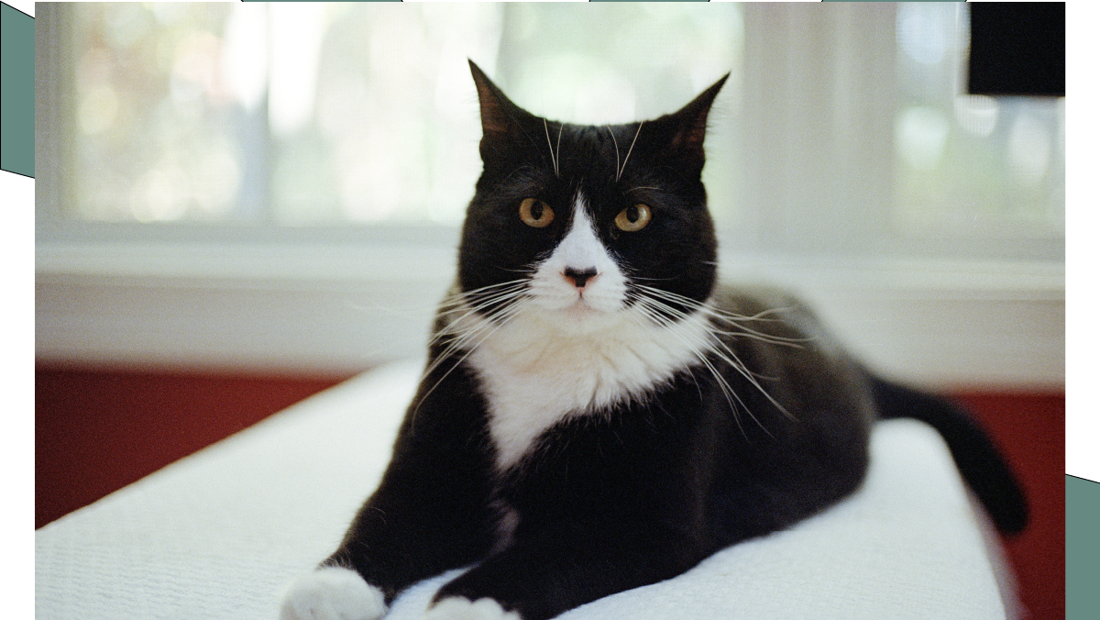
#> input picture python/jobsheet4/src/kucingCape.png, 1100 x 620 px, found by its file name
$ python ukurKinerja3.py
#> lines starting #> are read from the running program, lines starting #| are printed output that depends on the picture; after the words box and inside, x2 and y2 are one past the last pixel; in counts of white or black regions, pixels touching at a corner belong together
import cv2

path_gambar = r'C:\Raiya Yusuf Priatmojo\Praktik Penginderaan Visual Robot\python\jobsheet4\src\kucingCape.png'

citra = cv2.imread(path_gambar, cv2.IMREAD_GRAYSCALE)
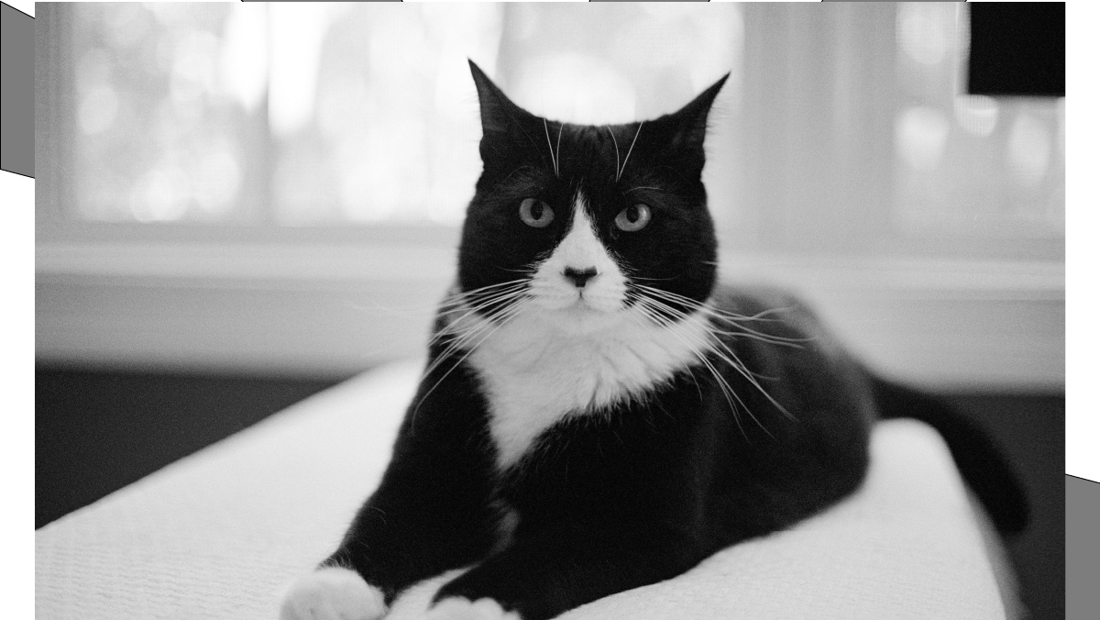
#> citra: shape (620, 1100); min 0, max 255, mean 150

if citra is None:
    print(f"Tidak dapat membaca gambar: {path_gambar}")
else:
    ambang, biner = cv2.threshold(citra, 0, 255, cv2.THRESH_BINARY + cv2.THRESH_OTSU)
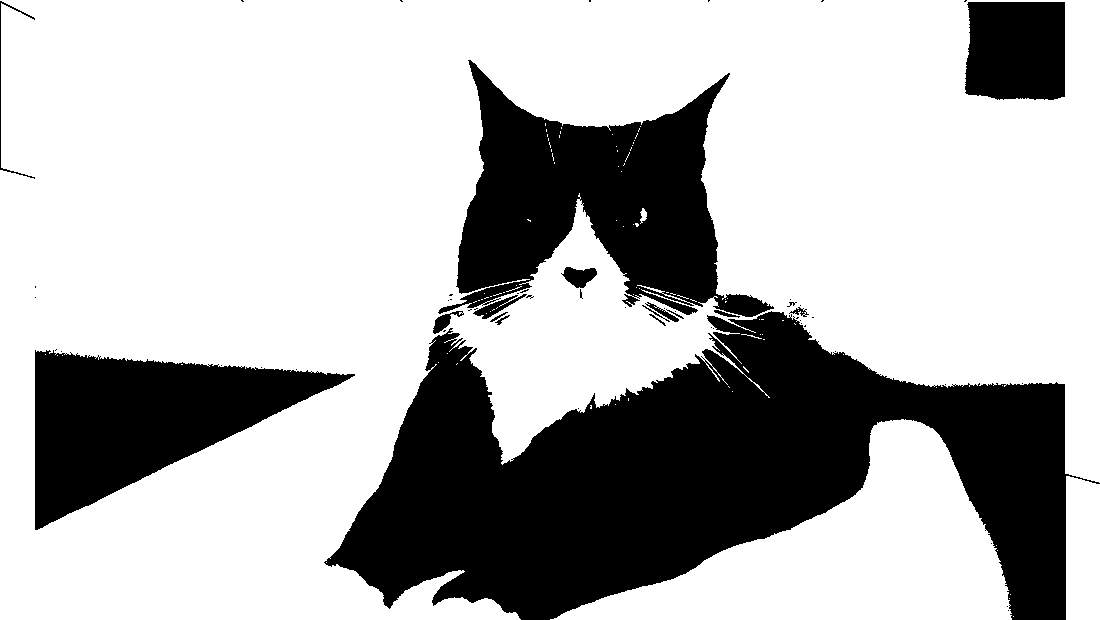
#> biner: shape (620, 1100); 70.1% white; 59 black regions (42 under 20 px), largest, box (x1, y1, x2, y2) and area: (324, 311, 1100, 620) 123310, (438, 60, 774, 317) 40794, (35, 350, 355, 530) 28585
#> ambang = 115

    cv2.imshow('Asli', citra)
    cv2.imshow(f'Otsu - nilai ambang = {int(ambang)}', biner)

    cv2.waitKey(0)
    cv2.destroyAllWindows()

$ run again, with python/jobsheet4/src/melon.png copied over python/jobsheet4/src/kucingCape.png
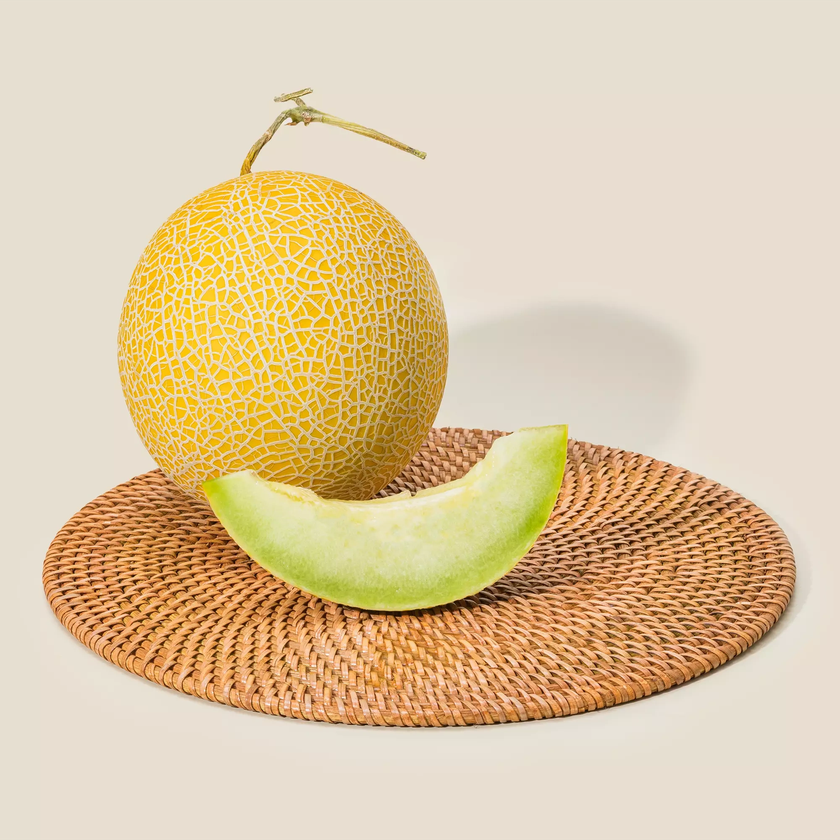
#> input picture python/jobsheet4/src/melon.png, 840 x 840 px, shrunk from 2000 x 2000 before the run, found by its file name
#> `citra = cv2.imread(path_gambar, cv2.IMREAD_GRAYSCALE)`:
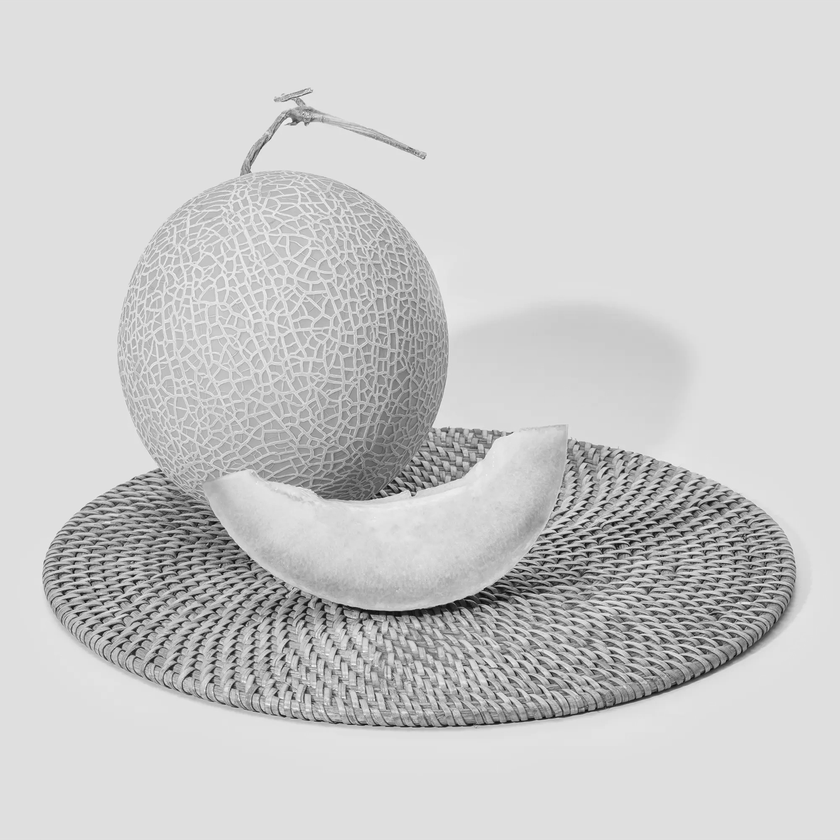
#> citra: shape (840, 840); min 6, max 253, mean 202.7
#> `ambang, biner = cv2.threshold(citra, 0, 255, cv2.THRESH_BINARY + cv2.T..`:
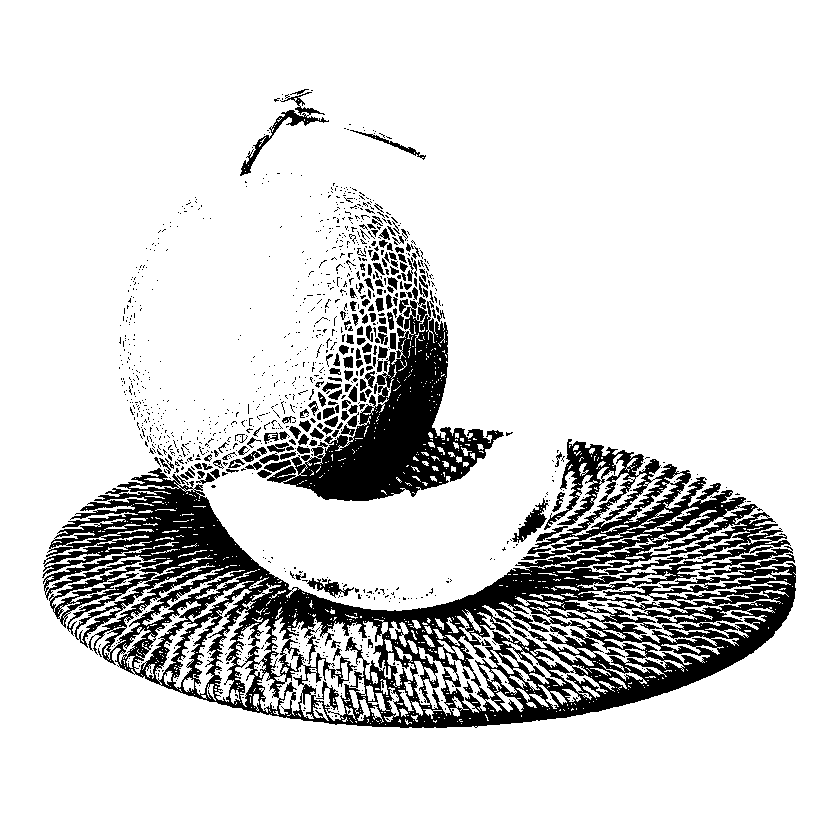
#> biner: shape (840, 840); 85.1% white; 1141 black regions (961 under 20 px), largest, box (x1, y1, x2, y2) and area: (42, 439, 796, 728) 74740, (267, 297, 504, 501) 16308, (240, 92, 329, 176) 920
#> ambang = 171

$ run again, with python/jobsheet4/src/kucingHitamPutih.jpg saved as python/jobsheet4/src/kucingCape.png
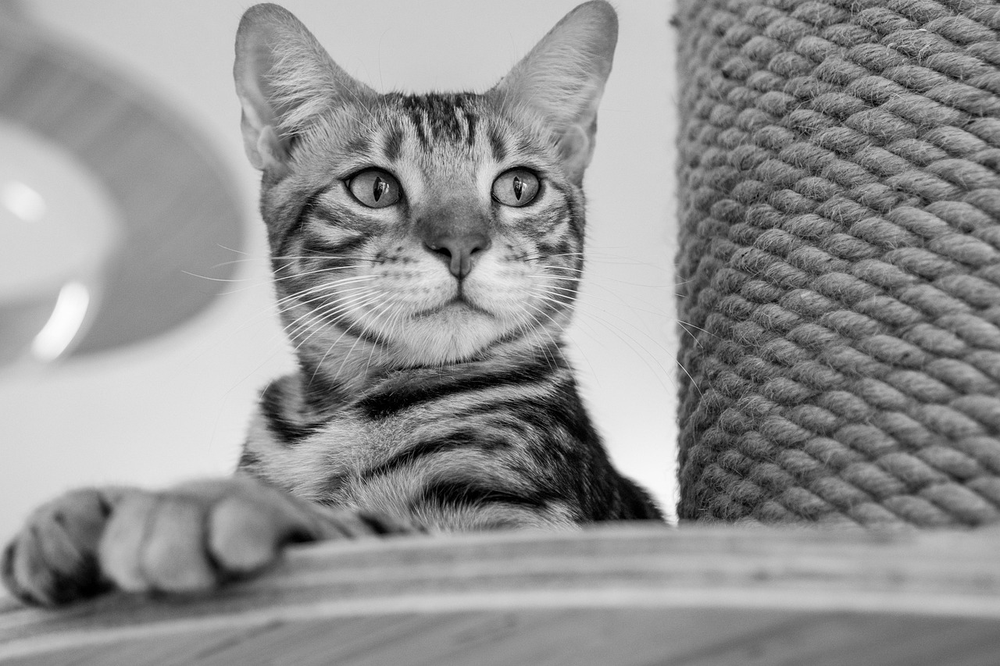
#> input picture python/jobsheet4/src/kucingHitamPutih.jpg, 1000 x 666 px, shrunk from 1280 x 853 before the run, found by its file name
#> citra is the input picture: shape (666, 1000); min 0, max 253, mean 145.5
#> `ambang, biner = cv2.threshold(citra, 0, 255, cv2.THRESH_BINARY + cv2.T..`:
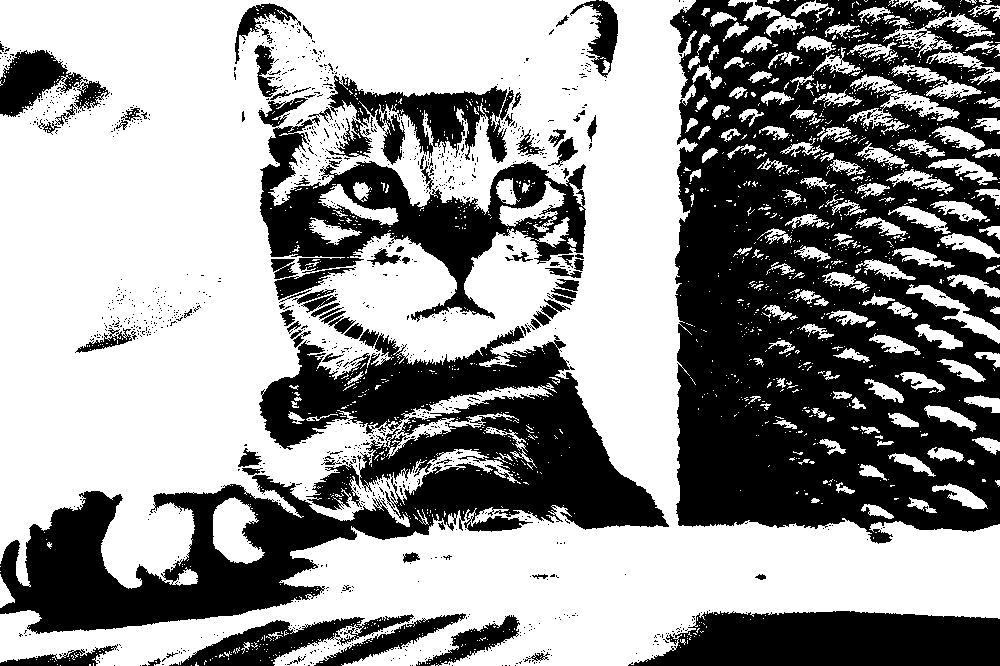
#> biner: shape (666, 1000); 58.5% white; 1352 black regions (1262 under 20 px), largest, box (x1, y1, x2, y2) and area: (670, 0, 1000, 544) 133079, (0, 326, 669, 634) 69674, (260, 107, 586, 322) 20766
#> ambang = 138
